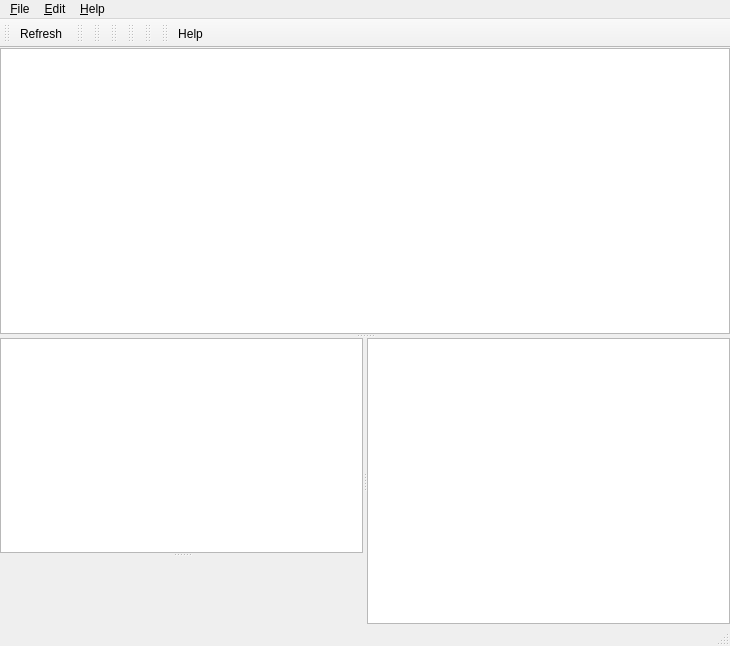
<?xml version="1.0" encoding="UTF-8"?>
<ui version="4.0">
 <class>MainWindow</class>
 <widget class="QMainWindow" name="MainWindow">
  <property name="geometry">
   <rect>
    <x>0</x>
    <y>0</y>
    <width>730</width>
    <height>646</height>
   </rect>
  </property>
  <property name="windowTitle">
   <string>hgview</string>
  </property>
  <widget class="QWidget" name="centralwidget">
   <layout class="QVBoxLayout" name="verticalLayout_3">
    <property name="spacing">
     <number>0</number>
    </property>
    <property name="margin">
     <number>0</number>
    </property>
    <item>
     <widget class="QSplitter" name="splitter_3">
      <property name="orientation">
       <enum>Qt::Vertical</enum>
      </property>
      <widget class="HgRepoView" name="tableView_revisions">
       <property name="frameShape">
        <enum>QFrame::StyledPanel</enum>
       </property>
      </widget>
      <widget class="QFrame" name="frame_maincontent">
       <property name="sizePolicy">
        <sizepolicy hsizetype="Preferred" vsizetype="Expanding">
         <horstretch>0</horstretch>
         <verstretch>0</verstretch>
        </sizepolicy>
       </property>
       <property name="frameShape">
        <enum>QFrame::NoFrame</enum>
       </property>
       <property name="frameShadow">
        <enum>QFrame::Plain</enum>
       </property>
       <layout class="QVBoxLayout" name="verticalLayout">
        <property name="margin">
         <number>0</number>
        </property>
        <item>
         <widget class="QSplitter" name="splitter_2">
          <property name="orientation">
           <enum>Qt::Horizontal</enum>
          </property>
          <widget class="QSplitter" name="splitter">
           <property name="orientation">
            <enum>Qt::Vertical</enum>
           </property>
           <widget class="RevDisplay" name="textview_header">
            <property name="sizePolicy">
             <sizepolicy hsizetype="Expanding" vsizetype="Preferred">
              <horstretch>0</horstretch>
              <verstretch>1</verstretch>
             </sizepolicy>
            </property>
           </widget>
           <widget class="HgFileView" name="textview_status" native="true">
            <property name="sizePolicy">
             <sizepolicy hsizetype="Expanding" vsizetype="Expanding">
              <horstretch>0</horstretch>
              <verstretch>2</verstretch>
             </sizepolicy>
            </property>
           </widget>
          </widget>
          <widget class="HgFileListView" name="tableView_filelist"/>
         </widget>
        </item>
       </layout>
      </widget>
     </widget>
    </item>
   </layout>
  </widget>
  <widget class="QMenuBar" name="menubar">
   <property name="geometry">
    <rect>
     <x>0</x>
     <y>0</y>
     <width>730</width>
     <height>26</height>
    </rect>
   </property>
   <widget class="QMenu" name="menuFile">
    <property name="title">
     <string>&amp;File</string>
    </property>
    <addaction name="actionOpen_repository"/>
    <addaction name="actionRefresh"/>
    <addaction name="separator"/>
    <addaction name="actionQuit"/>
   </widget>
   <widget class="QMenu" name="menuHelp">
    <property name="title">
     <string>&amp;Help</string>
    </property>
    <addaction name="actionAbout"/>
    <addaction name="actionHelp"/>
   </widget>
   <widget class="QMenu" name="menu_Edit">
    <property name="title">
     <string>&amp;Edit</string>
    </property>
   </widget>
   <addaction name="menuFile"/>
   <addaction name="menu_Edit"/>
   <addaction name="menuHelp"/>
  </widget>
  <widget class="QStatusBar" name="statusbar"/>
  <widget class="QToolBar" name="toolBar_file">
   <property name="windowTitle">
    <string>Window toolbar</string>
   </property>
   <attribute name="toolBarArea">
    <enum>TopToolBarArea</enum>
   </attribute>
   <attribute name="toolBarBreak">
    <bool>false</bool>
   </attribute>
   <addaction name="actionRefresh"/>
  </widget>
  <widget class="QToolBar" name="toolBar_quickopen">
   <property name="enabled">
    <bool>true</bool>
   </property>
   <property name="windowTitle">
    <string>QuickOpen toolbar</string>
   </property>
   <attribute name="toolBarArea">
    <enum>TopToolBarArea</enum>
   </attribute>
   <attribute name="toolBarBreak">
    <bool>false</bool>
   </attribute>
  </widget>
  <widget class="QToolBar" name="toolBar_edit">
   <property name="enabled">
    <bool>true</bool>
   </property>
   <property name="windowTitle">
    <string>Navigation toolbar</string>
   </property>
   <attribute name="toolBarArea">
    <enum>TopToolBarArea</enum>
   </attribute>
   <attribute name="toolBarBreak">
    <bool>false</bool>
   </attribute>
  </widget>
  <widget class="QToolBar" name="toolBar_treefilters">
   <property name="enabled">
    <bool>true</bool>
   </property>
   <property name="windowTitle">
    <string>Filter toolbar</string>
   </property>
   <attribute name="toolBarArea">
    <enum>TopToolBarArea</enum>
   </attribute>
   <attribute name="toolBarBreak">
    <bool>false</bool>
   </attribute>
  </widget>
  <widget class="QToolBar" name="toolBar_diff">
   <property name="windowTitle">
    <string>Diff toolbar</string>
   </property>
   <attribute name="toolBarArea">
    <enum>TopToolBarArea</enum>
   </attribute>
   <attribute name="toolBarBreak">
    <bool>false</bool>
   </attribute>
  </widget>
  <widget class="QToolBar" name="toolBar_rev">
   <property name="windowTitle">
    <string>Revision toolbar</string>
   </property>
   <attribute name="toolBarArea">
    <enum>TopToolBarArea</enum>
   </attribute>
   <attribute name="toolBarBreak">
    <bool>false</bool>
   </attribute>
  </widget>
  <widget class="QToolBar" name="toolBar_help">
   <property name="windowTitle">
    <string>Help toolbar</string>
   </property>
   <attribute name="toolBarArea">
    <enum>TopToolBarArea</enum>
   </attribute>
   <attribute name="toolBarBreak">
    <bool>false</bool>
   </attribute>
   <addaction name="actionHelp"/>
  </widget>
  <action name="actionOpen_repository">
   <property name="text">
    <string>&amp;Open repository</string>
   </property>
   <property name="shortcut">
    <string>Ctrl+O</string>
   </property>
  </action>
  <action name="actionRefresh">
   <property name="text">
    <string>&amp;Refresh</string>
   </property>
   <property name="shortcut">
    <string>Ctrl+R</string>
   </property>
  </action>
  <action name="actionQuit">
   <property name="text">
    <string>&amp;Quit</string>
   </property>
   <property name="toolTip">
    <string>Quit</string>
   </property>
   <property name="shortcut">
    <string>Ctrl+Q</string>
   </property>
  </action>
  <action name="actionAbout">
   <property name="text">
    <string>About</string>
   </property>
  </action>
  <action name="actionDisplayAllBranches">
   <property name="text">
    <string>displayAllBranches</string>
   </property>
  </action>
  <action name="actionHelp">
   <property name="text">
    <string>Help</string>
   </property>
  </action>
 </widget>
 <customwidgets>
  <customwidget>
   <class>HgRepoView</class>
   <extends>QTableView</extends>
   <header>hgrepoview.h</header>
  </customwidget>
  <customwidget>
   <class>RevDisplay</class>
   <extends>QTextBrowser</extends>
   <header>hgrepoview.h</header>
  </customwidget>
  <customwidget>
   <class>HgFileListView</class>
   <extends>QTableView</extends>
   <header>hgfileview.h</header>
  </customwidget>
  <customwidget>
   <class>HgFileView</class>
   <extends>QWidget</extends>
   <header>hgfileview.h</header>
   <container>1</container>
  </customwidget>
 </customwidgets>
 <resources>
  <include location="hgqv.qrc"/>
 </resources>
 <connections/>
</ui>
